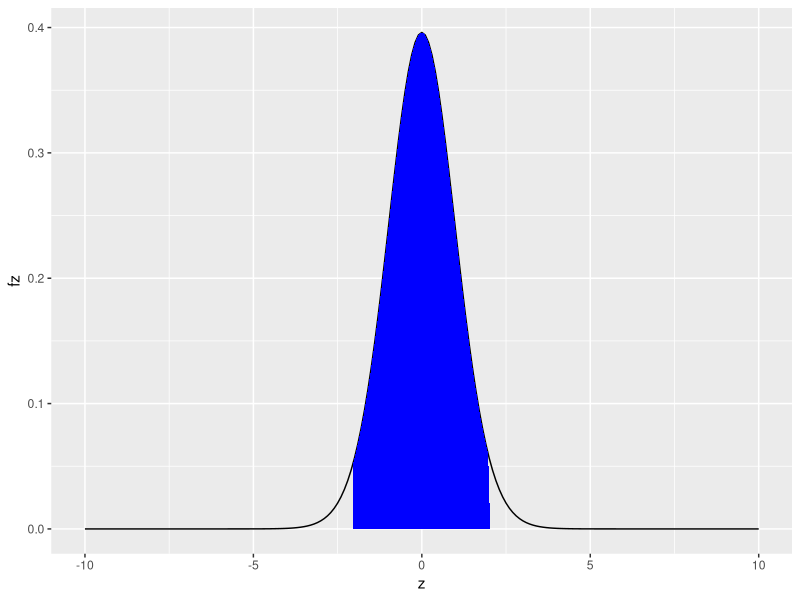

This chart was generated by the following R code:
## ---- chunk 1

cal_exp <- 60

cups <- 36
cal_obs <- 65
sd_obs <- 3.5

ttest <- (cal_obs - cal_exp) / (sd_obs / sqrt(cups))

ttest

#because it is positive and is a two-tailed test:
pval <- 2*(1 - pt(ttest, df = 35))
pval
#because is a two-tailed test
crit_val <-qt(1-0.05/2, df =35)
crit_val
## ---- chunk 2
library(ggplot2)

z <- seq (-10,10, by=0.1) 
fz <- dt(x = z, df = 35)

x <- seq(-crit_val, crit_val, 0.1)
y <- c(dt(x = x, df = 35), 0,0)
x <- c(x, crit_val, -crit_val)

ggplot() + geom_line(aes(z, fz)) +
           geom_polygon(data = data.frame(x=x, y=y), aes(x, y), fill='blue')

